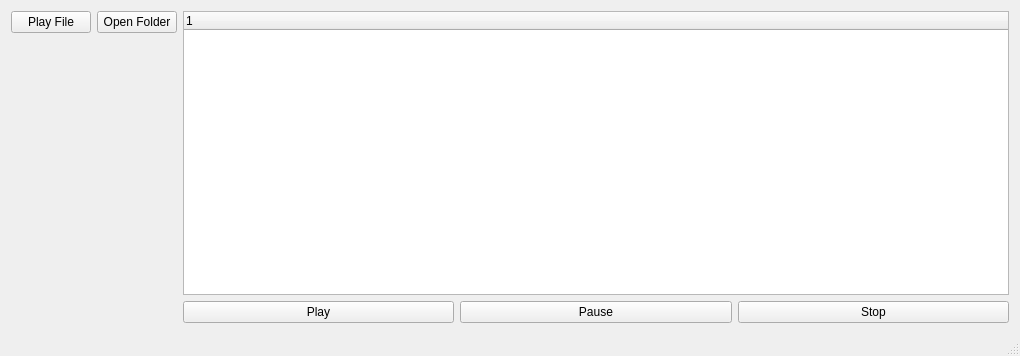
<?xml version="1.0" encoding="UTF-8"?>
<ui version="4.0">
 <class>MainWindow</class>
 <widget class="QMainWindow" name="MainWindow">
  <property name="geometry">
   <rect>
    <x>0</x>
    <y>0</y>
    <width>1020</width>
    <height>356</height>
   </rect>
  </property>
  <property name="windowTitle">
   <string>MainWindow</string>
  </property>
  <widget class="QWidget" name="centralWidget">
   <layout class="QGridLayout" name="gridLayout">
    <item row="0" column="0">
     <layout class="QHBoxLayout" name="horizontalLayout_2">
      <item>
       <widget class="QPushButton" name="playFile">
        <property name="text">
         <string>Play File</string>
        </property>
       </widget>
      </item>
      <item>
       <widget class="QPushButton" name="pushButton_4">
        <property name="text">
         <string>Open Folder</string>
        </property>
       </widget>
      </item>
     </layout>
    </item>
    <item row="0" column="1" rowspan="2">
     <widget class="QTreeWidget" name="PlaylistTreeWidget">
      <property name="sizePolicy">
       <sizepolicy hsizetype="Expanding" vsizetype="Minimum">
        <horstretch>0</horstretch>
        <verstretch>0</verstretch>
       </sizepolicy>
      </property>
      <column>
       <property name="text">
        <string notr="true">1</string>
       </property>
      </column>
     </widget>
    </item>
    <item row="0" column="2" rowspan="3">
     <layout class="QFormLayout" name="PlaylistformLayout">
      <property name="formAlignment">
       <set>Qt::AlignLeading|Qt::AlignLeft|Qt::AlignVCenter</set>
      </property>
     </layout>
    </item>
    <item row="1" column="0" rowspan="2">
     <layout class="QFormLayout" name="InfoPannelLayout"/>
    </item>
    <item row="2" column="1">
     <layout class="QHBoxLayout" name="horizontalLayout">
      <property name="sizeConstraint">
       <enum>QLayout::SetDefaultConstraint</enum>
      </property>
      <item>
       <widget class="QPushButton" name="PlayButton">
        <property name="text">
         <string>Play</string>
        </property>
       </widget>
      </item>
      <item>
       <widget class="QPushButton" name="Pause">
        <property name="text">
         <string>Pause</string>
        </property>
       </widget>
      </item>
      <item>
       <widget class="QPushButton" name="Stop">
        <property name="text">
         <string>Stop</string>
        </property>
       </widget>
      </item>
     </layout>
    </item>
   </layout>
  </widget>
  <widget class="QMenuBar" name="menuBar">
   <property name="geometry">
    <rect>
     <x>0</x>
     <y>0</y>
     <width>1020</width>
     <height>20</height>
    </rect>
   </property>
  </widget>
  <widget class="QStatusBar" name="statusBar"/>
 </widget>
 <layoutdefault spacing="6" margin="11"/>
 <resources/>
 <connections/>
</ui>
